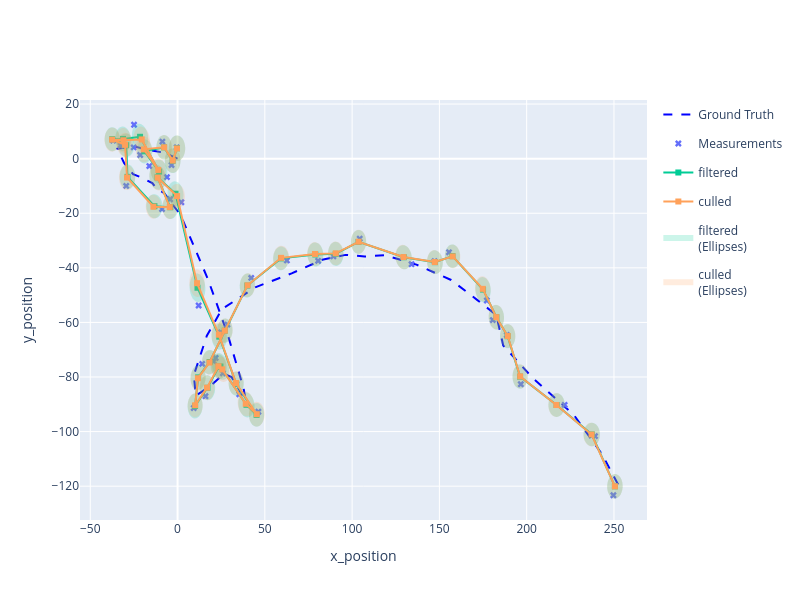

Write notebook code for a chart like this one.
### Code cell
# ### ParticleSmoother Class
# In Stone Soup we can initiate the ParticleSmoother class and access the particle_paths() function 
# to generate a track containing the culled particle paths. 
# 
# Each respective particle path at element 'i' of each State at time 't' corresponds to the descendant 
# (at that timestep) of the 'i'th particle of the current generation.
#
particlesmoother=ParticleSmoother()
culled_track=particlesmoother.particle_paths(track=track)
# We can add this slightly improved estimate to the plot
x_pos_plotter.plot_tracks(culled_track, [0,2], uncertainty=True, label='culled', line=dict(color=colors_dict['culled_track']))
x_pos_plotter.fig
